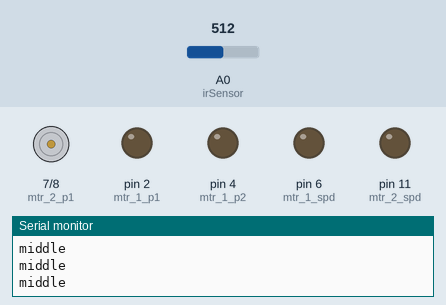
The sketch below on a simulated Arduino Uno, built with avr-gcc and run on an emulated ATmega328P. Parts: motor-driver pin pairs drawn as motors (green arrow = first pin HIGH = forward, orange = second pin HIGH = backward, longer = more drive), output pins drawn as LEDs (lit = HIGH), the last lines printed to the serial monitor. The test bench sets the inputs (shaded band); at power-on: A0 (irSensor) = 512.

Above: at 1.2 s.
1.3 s: A0 (irSensor) set to 540
2.8 s: A0 (irSensor) set to 561
At 3.7 s:
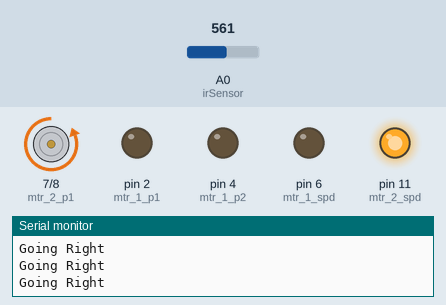
4.3 s: A0 (irSensor) set to 76
5.8 s: A0 (irSensor) set to 62
At 7.0 s:
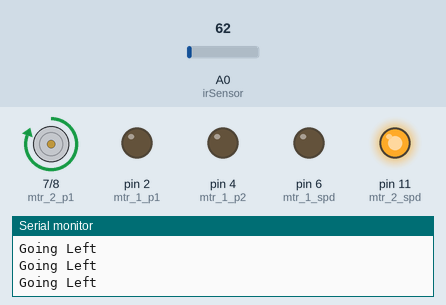
7.3 s: A0 (irSensor) set to 560
At 8.2 s:
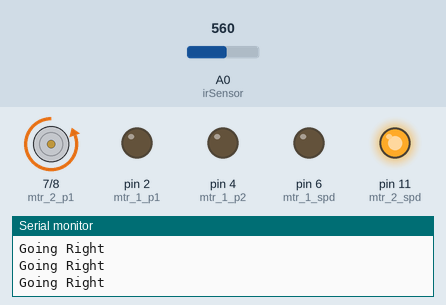
8.8 s: A0 (irSensor) set to 60
At 9.3 s:
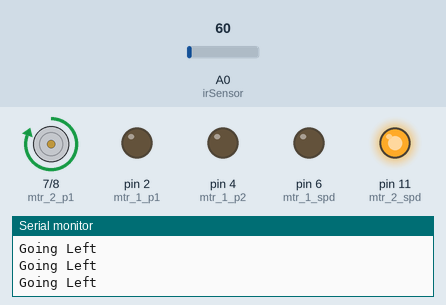
Timing chart, 0 to 11.3 s (numbered marks = the images above; inputs shaded):
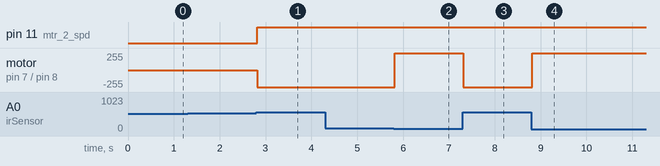

The sketch:

_02-Final_Project-IR_sensor_6-19.ino
```cpp
const int pushButton = 10;

const int irSensor = A0;

const int mtr_1_p1 = 2;    // motor_1 polarity_1
const int mtr_1_p2 = 4;    // motor_1 polarity_2
const int mtr_1_spd = 6;   // motor_1 speed
const int mtr_2_p1 = 7;    // motor_1 polarity_1
const int mtr_2_p2 = 8;    // motor_1 polarity_2
const int mtr_2_spd = 11;  // motor_1 speed


void setup() {
  Serial.begin(9600);
  pinMode (pushButton, INPUT);
  pinMode (mtr_1_p1, OUTPUT);    // motor_1 polarity
  pinMode (mtr_1_p2, OUTPUT);    // motor_1 polarity
  pinMode (mtr_1_spd, OUTPUT);   // motor_1 speed control
  pinMode (mtr_2_p1, OUTPUT);    // motor_2 polarity
  pinMode (mtr_2_p2, OUTPUT);    // motor_2 polarity
  pinMode (mtr_2_spd, OUTPUT);   // motor_2 speed control
  pinMode(irSensor, INPUT);     // distance sensor pin
}

void loop() {
  int distance = analogRead(irSensor);
  //  int buttonState = digitalRead(pushButton);

  //  Serial.println(buttonState);
  //  delay(1);

  //  if (buttonState == 0) {
  //    digitalWrite (mtr_2_p1, LOW);
  //    digitalWrite (mtr_2_p2, LOW);
  //    analogWrite (mtr_2_spd, LOW);
  //
  //  } else while (buttonState == 1) {

  if (distance < 70 ) {
    Serial.println("Going Left");
    delay(1);
    digitalWrite (mtr_2_p1, HIGH);
    digitalWrite (mtr_2_p2, LOW);
    analogWrite (mtr_2_spd, 255);

  } else if (distance > 550) {
    Serial.println("Going Right");
    delay(1);
    digitalWrite (mtr_2_p1, LOW);
    digitalWrite (mtr_2_p2, HIGH);
    analogWrite (mtr_2_spd, 255);
  } else {
    Serial.println("middle");
  }
}
```

Measured:
- the behaviour switches between 550 and 551 on A0 (irSensor) (found by bisection; images 0 and 1)
- the behaviour switches between 70 and 69 on A0 (irSensor) (found by bisection; images 1 and 2)
- after the input at 2.8 s, pin 11 (mtr_2_spd): LOW → HIGH at once; motor on pin 7 (mtr_2_p1) / pin 8 (mtr_2_p2): stopped → backward 255/255 at once
- after the input at 5.8 s, motor on pin 7 (mtr_2_p1) / pin 8 (mtr_2_p2): backward 255/255 → forward 255/255 at once
- after the input at 7.3 s, motor on pin 7 (mtr_2_p1) / pin 8 (mtr_2_p2): forward 255/255 → backward 255/255 at once
- after the input at 8.8 s, motor on pin 7 (mtr_2_p1) / pin 8 (mtr_2_p2): backward 255/255 → forward 255/255 at once
